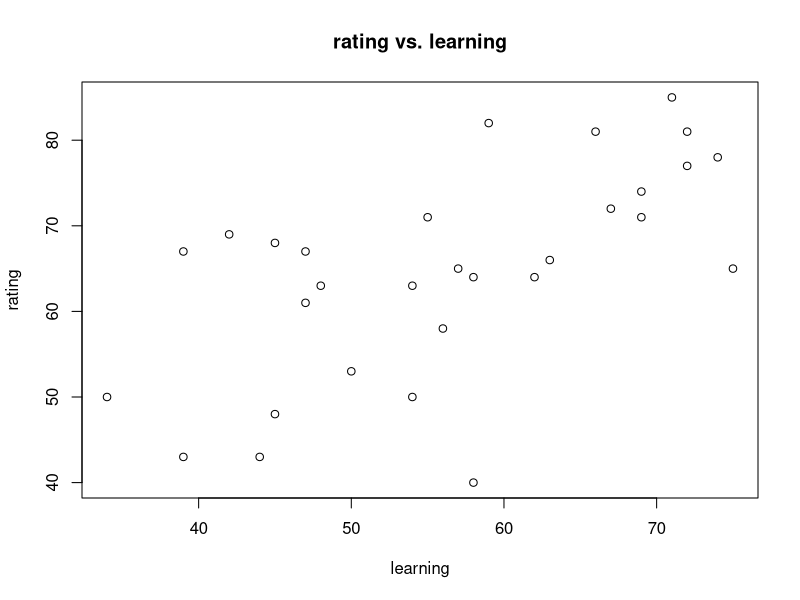
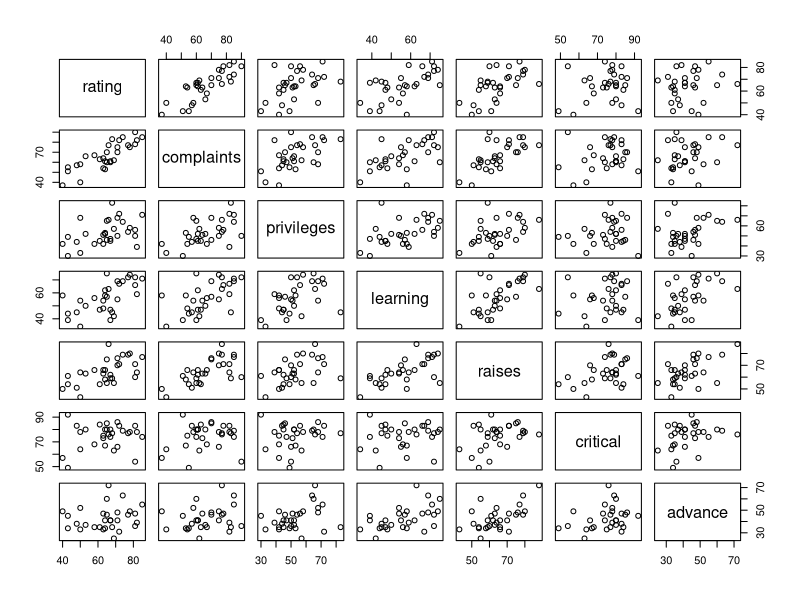
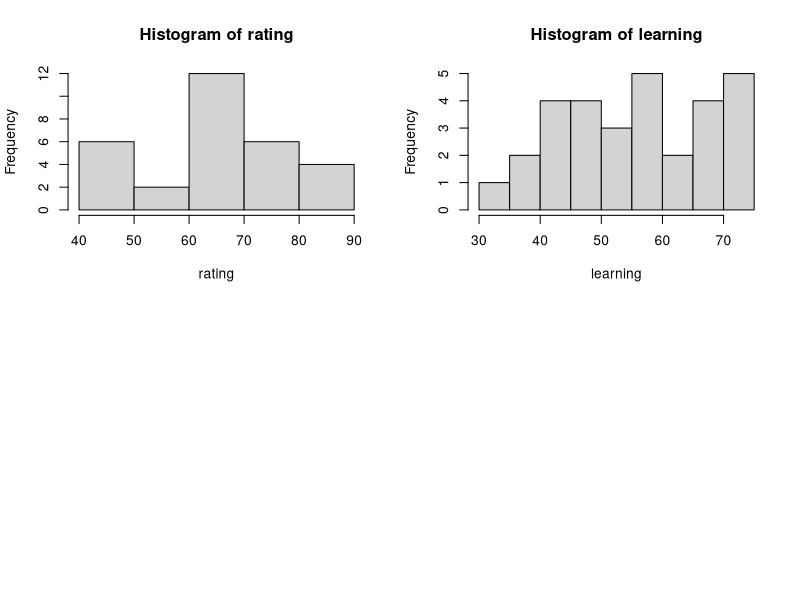

Write the R code that produced these figures, in order.
data(attitude)
summary(attitude)
#b
nrow (attitude)
#c
with(attitude, {
  plot (rating ~ learning)
  title('rating vs. learning')
})

#d
{#scatterplot
  
plot (attitude)}
#e
with(attitude, {par(mfrow=c(2,2))
  hist(rating)
  hist(learning)
})
